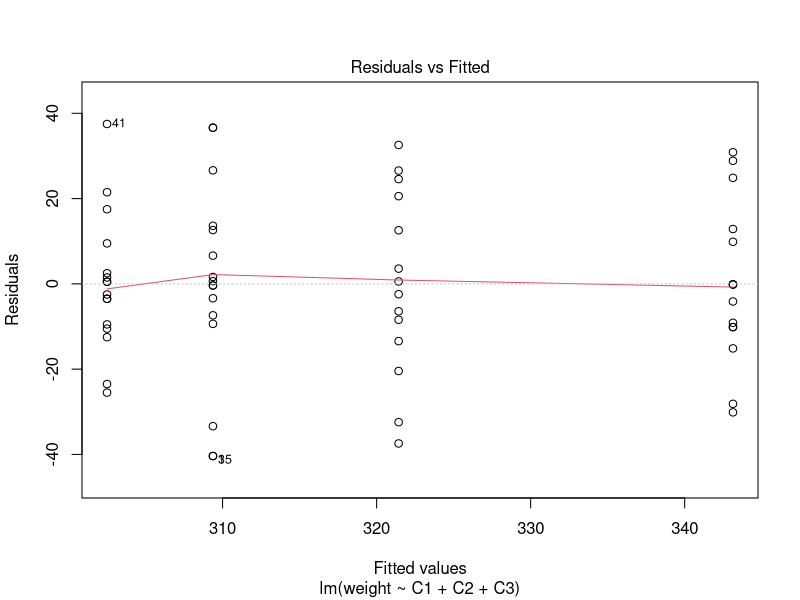
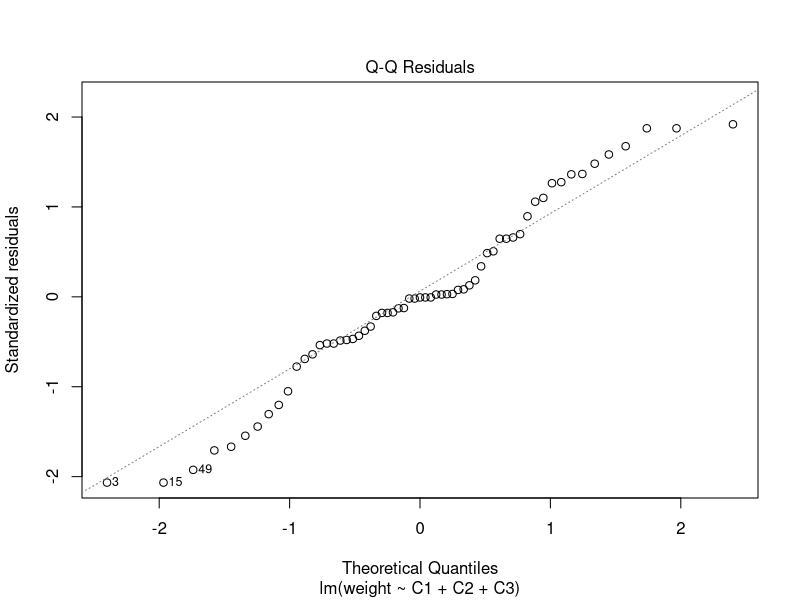
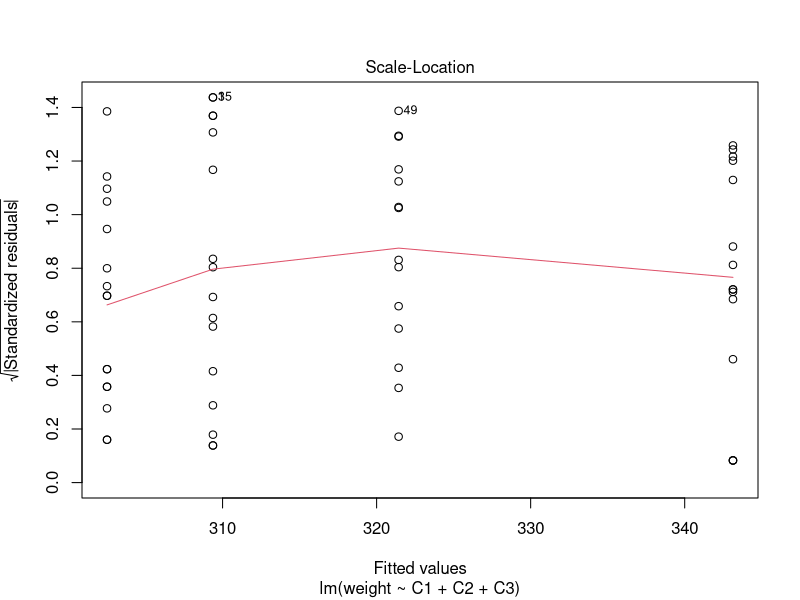
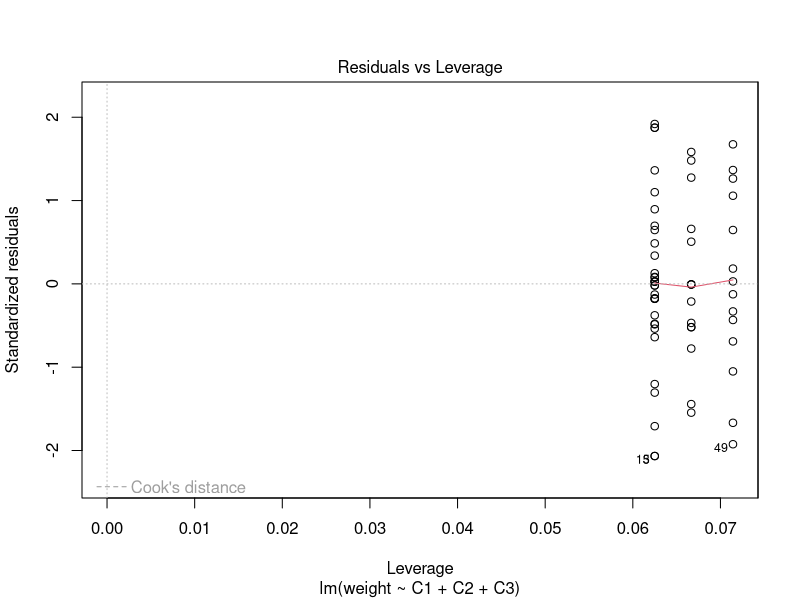
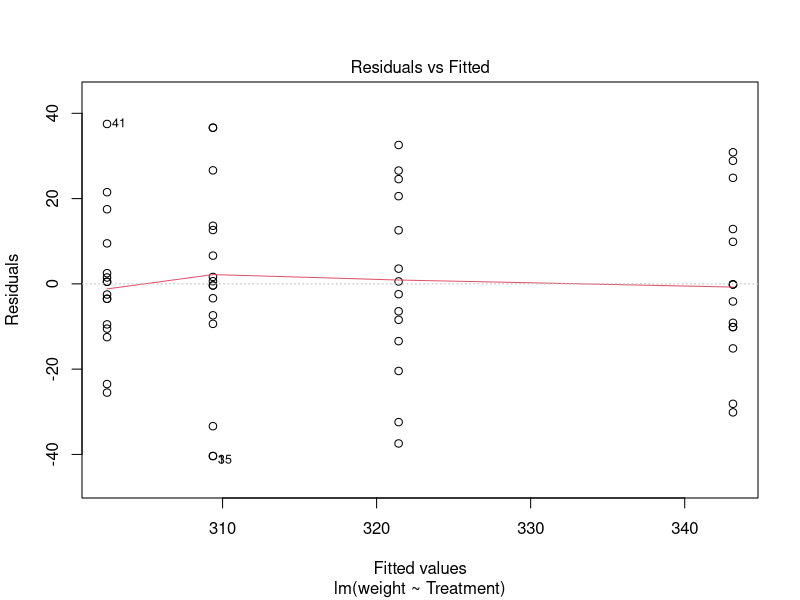
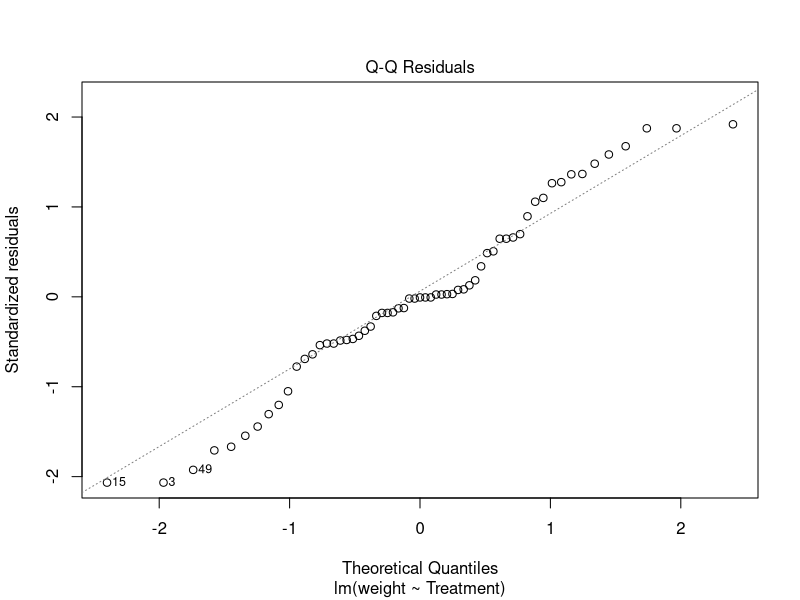
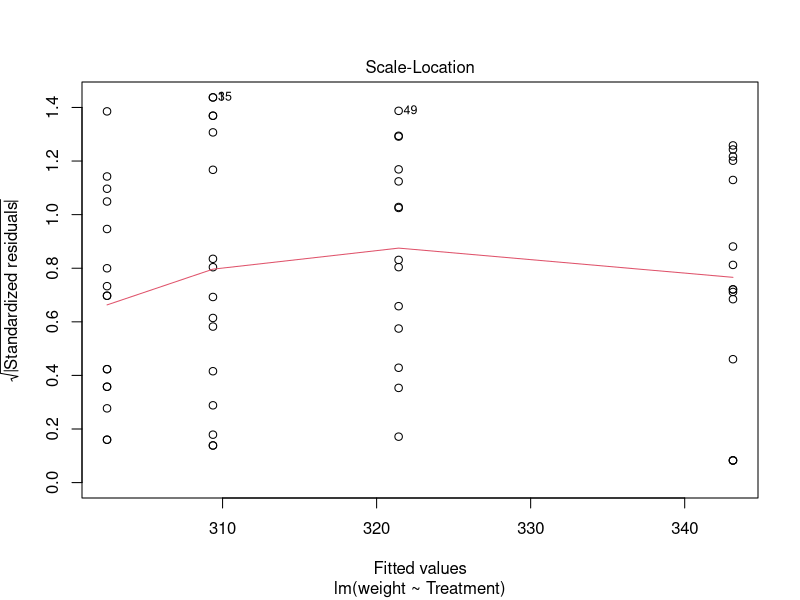
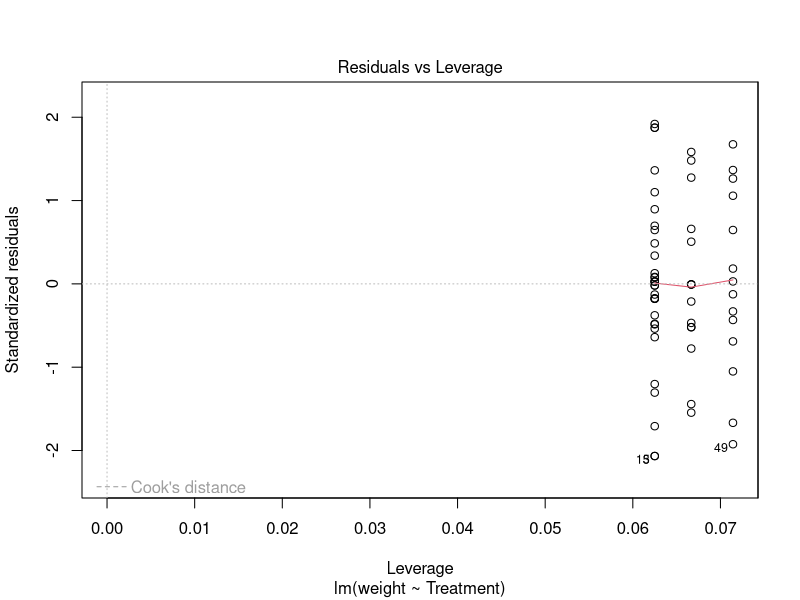

Write R code to recreate these figures, in order.
options(digits = 3,show.signif.stars = F)

rats <- read.table('ratWeights.txt', header = TRUE)

attach(rats)

rats$Treatment <- factor(rats$Treatment)

#Null hypothesis1: MU_DOC = MU_WKY
#Null hypothesis2: (MU_DOC + MU_WKY)/2 = (MU_DOC-CA + MU_WKY-CA)/2
#Null hypothesis3: Mu_DOC-CA = MU_WKY-CA

#Constrant1: (1,0,-1,0)
#Constrant2: (1,-1,1,-1)
#Constrant3: (0,1,0,-1)

C1<-C(rats$Treatment,c(1,0,-1,0),1)
C2<-C(rats$Treatment,c(1,-1,1,-1),1)
C3<-C(rats$Treatment,c(0,1,0,-1),1)

mod1<-lm(weight~Treatment)

mod2<-lm(weight~C1+C2+C3, data=rats)

plot(mod2)

plot(mod1)
anova(mod1)
